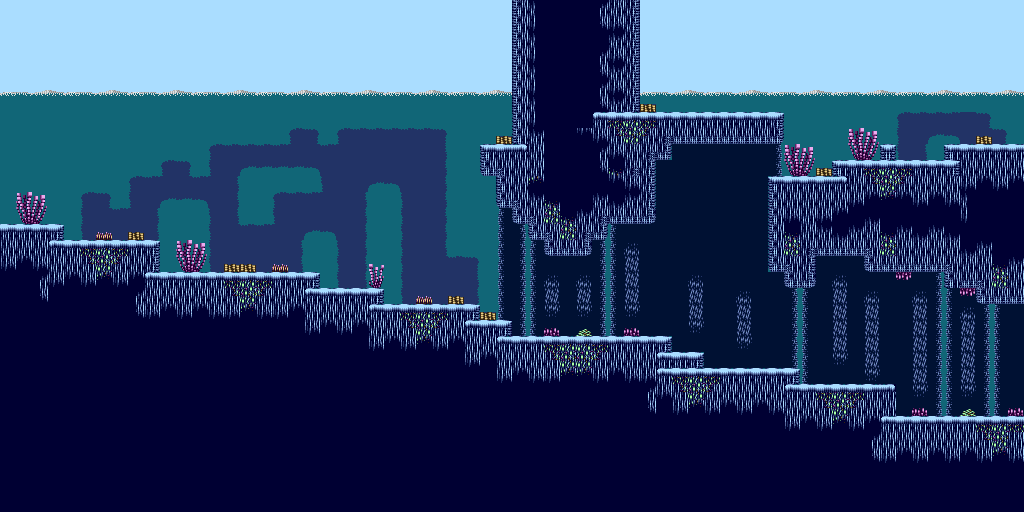

A level layout from a 2D game, rendered from its tile map. Below: a short description, then the map file with tile-grid data replaced by summaries:
An orthogonal 64x32 tile map with 16x16 px tiles, 2 tile layers (layer0, layer1) and 36 objects.

<map version="1.10" tiledversion="1.11.2" orientation="orthogonal" renderorder="right-down" width="64" height="32" tilewidth="16" tileheight="16" infinite="0" nextlayerid="3" nextobjectid="1">
 <properties>
  <property name="priority" type="bool" value="true" />
 </properties>
 <tileset firstgid="1" name="tiles" tilewidth="16" tileheight="16" tilecount="233" columns="16">
  <image source="lr.png" width="256" height="240" />
  <tile id="1">
   <objectgroup draworder="index" id="2">
    <object id="1" x="0" y="0">
     <polygon points="0,0 16,0 16,16 0,16" />
    </object>
   </objectgroup>
  </tile>
  <tile id="2">
   <objectgroup draworder="index" id="2">
    <object id="1" x="0" y="0">
     <polygon points="0,0 16,0 16,16 0,16" />
    </object>
   </objectgroup>
  </tile>
  <tile id="3">
   <objectgroup draworder="index" id="2">
    <object id="1" x="0" y="0">
     <polygon points="0,0 16,0 16,16 0,16" />
    </object>
   </objectgroup>
  </tile>
  <tile id="4">
   <objectgroup draworder="index" id="2">
    <object id="1" x="0" y="0">
     <polygon points="0,0 16,0 16,16 0,16" />
    </object>
   </objectgroup>
  </tile>
  <tile id="5">
   <objectgroup draworder="index" id="2">
    <object id="1" x="0" y="0">
     <polygon points="0,0 16,0 16,16 0,16" />
    </object>
   </objectgroup>
  </tile>
  <tile id="6">
   <objectgroup draworder="index" id="2">
    <object id="1" x="0" y="0">
     <polygon points="0,0 16,0 16,16 0,16" />
    </object>
   </objectgroup>
  </tile>
  <tile id="7">
   <objectgroup draworder="index" id="2">
    <object id="1" x="0" y="0">
     <polygon points="0,0 16,0 16,16 0,16" />
    </object>
   </objectgroup>
  </tile>
  <tile id="8">
   <objectgroup draworder="index" id="2">
    <object id="1" x="0" y="0">
     <polygon points="0,0 16,0 16,16 0,16" />
    </object>
   </objectgroup>
  </tile>
  <tile id="9">
   <objectgroup draworder="index" id="2">
    <object id="1" x="0" y="0">
     <polygon points="0,0 16,0 16,16 0,16" />
    </object>
   </objectgroup>
  </tile>
  <tile id="10">
   <objectgroup draworder="index" id="2">
    <object id="1" x="0" y="0">
     <polygon points="0,0 16,0 16,16 0,16" />
    </object>
   </objectgroup>
  </tile>
  <tile id="12">
   <animation>
    <frame tileid="12" duration="100" />
    <frame tileid="18" duration="100" />
    <frame tileid="18" duration="100" />
    <frame tileid="18" duration="100" />
    <frame tileid="12" duration="100" />
    <frame tileid="12" duration="100" />
   </animation>
  </tile>
  <tile id="13">
   <objectgroup draworder="index" id="2">
    <object id="1" x="0" y="0">
     <polygon points="0,0 16,0 16,16 0,16" />
    </object>
   </objectgroup>
  </tile>
  <tile id="14">
   <objectgroup draworder="index" id="2">
    <object id="1" x="0" y="0">
     <polygon points="0,0 16,0 16,16 0,16" />
    </object>
   </objectgroup>
  </tile>
  <tile id="15">
   <objectgroup draworder="index" id="2">
    <object id="1" x="0" y="0">
     <polygon points="0,0 16,0 16,16 0,16" />
    </object>
   </objectgroup>
   <animation>
    <frame tileid="15" duration="100" />
    <frame tileid="19" duration="100" />
    <frame tileid="22" duration="100" />
    <frame tileid="91" duration="100" />
    <frame tileid="94" duration="100" />
    <frame tileid="97" duration="100" />
   </animation>
  </tile>
  <tile id="16">
   <objectgroup draworder="index" id="2">
    <object id="1" x="0" y="0">
     <polygon points="0,0 16,0 16,16 0,16" />
    </object>
   </objectgroup>
   <animation>
    <frame tileid="16" duration="100" />
    <frame tileid="20" duration="100" />
    <frame tileid="23" duration="100" />
    <frame tileid="92" duration="100" />
    <frame tileid="95" duration="100" />
    <frame tileid="98" duration="100" />
   </animation>
  </tile>
  <tile id="17">
   <objectgroup draworder="index" id="2">
    <object id="1" x="0" y="0">
     <polygon points="0,0 16,0 16,16 0,16" />
    </object>
   </objectgroup>
   <animation>
    <frame tileid="17" duration="100" />
    <frame tileid="21" duration="100" />
    <frame tileid="24" duration="100" />
    <frame tileid="93" duration="100" />
    <frame tileid="96" duration="100" />
    <frame tileid="99" duration="100" />
   </animation>
  </tile>
  <tile id="25">
   <objectgroup draworder="index" id="2">
    <object id="1" x="0" y="0">
     <polygon points="0,0 16,0 16,16 0,16" />
    </object>
   </objectgroup>
  </tile>
  <tile id="26">
   <objectgroup draworder="index" id="2">
    <object id="1" x="0" y="0">
     <polygon points="0,0 16,0 16,16 0,16" />
    </object>
   </objectgroup>
  </tile>
  <tile id="31">
   <objectgroup draworder="index" id="2">
    <object id="1" x="0" y="0">
     <polygon points="0,0 16,0 16,16 0,16" />
    </object>
   </objectgroup>
  </tile>
  <tile id="32">
   <objectgroup draworder="index" id="2">
    <object id="1" x="0" y="0">
     <polygon points="0,0 16,0 16,16 0,16" />
    </object>
   </objectgroup>
   <animation>
    <frame tileid="32" duration="100" />
    <frame tileid="34" duration="100" />
    <frame tileid="36" duration="100" />
    <frame tileid="100" duration="100" />
    <frame tileid="102" duration="100" />
    <frame tileid="104" duration="100" />
   </animation>
  </tile>
  <tile id="33">
   <objectgroup draworder="index" id="2">
    <object id="1" x="0" y="0">
     <polygon points="0,0 16,0 16,16 0,16" />
    </object>
   </objectgroup>
   <animation>
    <frame tileid="33" duration="100" />
    <frame tileid="35" duration="100" />
    <frame tileid="37" duration="100" />
    <frame tileid="101" duration="100" />
    <frame tileid="103" duration="100" />
    <frame tileid="105" duration="100" />
   </animation>
  </tile>
  <tile id="38">
   <objectgroup draworder="index" id="2">
    <object id="1" x="0" y="0">
     <polygon points="0,0 16,0 16,16 0,16" />
    </object>
   </objectgroup>
   <animation>
    <frame tileid="38" duration="100" />
    <frame tileid="47" duration="100" />
    <frame tileid="48" duration="100" />
    <frame tileid="106" duration="100" />
    <frame tileid="109" duration="100" />
    <frame tileid="110" duration="100" />
   </animation>
  </tile>
  <tile id="39">
   <objectgroup draworder="index" id="2">
    <object id="1" x="0" y="0">
     <polygon points="0,0 16,0 16,16 0,16" />
    </object>
   </objectgroup>
  </tile>
  <tile id="40">
   <objectgroup draworder="index" id="2">
    <object id="1" x="0" y="0">
     <polygon points="0,0 16,0 16,16 0,16" />
    </object>
   </objectgroup>
  </tile>
  <tile id="41">
   <objectgroup draworder="index" id="2">
    <object id="1" x="0" y="0">
     <polygon points="0,0 16,0 16,16 0,16" />
    </object>
   </objectgroup>
  </tile>
  <tile id="42">
   <animation>
    <frame tileid="42" duration="100" />
    <frame tileid="42" duration="100" />
    <frame tileid="42" duration="100" />
    <frame tileid="107" duration="100" />
    <frame tileid="107" duration="100" />
    <frame tileid="107" duration="100" />
   </animation>
  </tile>
  <tile id="43">
   <animation>
    <frame tileid="43" duration="100" />
    <frame tileid="43" duration="100" />
    <frame tileid="43" duration="100" />
    <frame tileid="108" duration="100" />
    <frame tileid="108" duration="100" />
    <frame tileid="108" duration="100" />
   </animation>
  </tile>
  <tile id="49">
   <animation>
    <frame tileid="49" duration="100" />
    <frame tileid="58" duration="100" />
    <frame tileid="58" duration="100" />
    <frame tileid="58" duration="100" />
    <frame tileid="49" duration="100" />
    <frame tileid="49" duration="100" />
   </animation>
  </tile>
  <tile id="51">
   <objectgroup draworder="index" id="2">
    <object id="1" x="0" y="0">
     <polygon points="0,0 16,0 16,16 0,16" />
    </object>
   </objectgroup>
  </tile>
  <tile id="52">
   <objectgroup draworder="index" id="2">
    <object id="1" x="0" y="0">
     <polygon points="0,0 16,0 16,16 0,16" />
    </object>
   </objectgroup>
  </tile>
  <tile id="55">
   <animation>
    <frame tileid="55" duration="100" />
    <frame tileid="55" duration="100" />
    <frame tileid="55" duration="100" />
    <frame tileid="111" duration="100" />
    <frame tileid="111" duration="100" />
    <frame tileid="111" duration="100" />
   </animation>
  </tile>
  <tile id="56">
   <animation>
    <frame tileid="56" duration="100" />
    <frame tileid="56" duration="100" />
    <frame tileid="56" duration="100" />
    <frame tileid="112" duration="100" />
    <frame tileid="112" duration="100" />
    <frame tileid="112" duration="100" />
   </animation>
  </tile>
  <tile id="57">
   <objectgroup draworder="index" id="2">
    <object id="1" x="0" y="0">
     <polygon points="0,0 16,0 16,16 0,16" />
    </object>
   </objectgroup>
  </tile>
  <tile id="60">
   <objectgroup draworder="index" id="2">
    <object id="1" x="0" y="0">
     <polygon points="0,0 16,0 16,16 0,16" />
    </object>
   </objectgroup>
  </tile>
  <tile id="61">
   <objectgroup draworder="index" id="2">
    <object id="1" x="0" y="0">
     <polygon points="0,0 16,0 16,16 0,16" />
    </object>
   </objectgroup>
  </tile>
  <tile id="62">
   <objectgroup draworder="index" id="2">
    <object id="1" x="0" y="0">
     <polygon points="0,0 16,0 16,16 0,16" />
    </object>
   </objectgroup>
   <animation>
    <frame tileid="62" duration="100" />
    <frame tileid="67" duration="100" />
    <frame tileid="69" duration="100" />
    <frame tileid="113" duration="100" />
    <frame tileid="115" duration="100" />
    <frame tileid="117" duration="100" />
   </animation>
  </tile>
  <tile id="63">
   <objectgroup draworder="index" id="2">
    <object id="1" x="0" y="0">
     <polygon points="0,0 16,0 16,16 0,16" />
    </object>
   </objectgroup>
  </tile>
  <tile id="64">
   <objectgroup draworder="index" id="2">
    <object id="1" x="0" y="0">
     <polygon points="0,0 16,0 16,16 0,16" />
    </object>
   </objectgroup>
  </tile>
  <tile id="65">
   <objectgroup draworder="index" id="2">
    <object id="1" x="0" y="0">
     <polygon points="0,0 16,0 16,16 0,16" />
    </object>
   </objectgroup>
   <animation>
    <frame tileid="65" duration="100" />
    <frame tileid="68" duration="100" />
    <frame tileid="70" duration="100" />
    <frame tileid="114" duration="100" />
    <frame tileid="116" duration="100" />
    <frame tileid="118" duration="100" />
   </animation>
  </tile>
  <tile id="66">
   <objectgroup draworder="index" id="2">
    <object id="1" x="0" y="0">
     <polygon points="0,0 16,0 16,16 0,16" />
    </object>
   </objectgroup>
  </tile>
  <tile id="72">
   <objectgroup draworder="index" id="2">
    <object id="1" x="0" y="0">
     <polygon points="0,0 16,0 16,16 0,16" />
    </object>
   </objectgroup>
  </tile>
  <tile id="73">
   <objectgroup draworder="index" id="2">
    <object id="1" x="0" y="0">
     <polygon points="0,0 16,0 16,16 0,16" />
    </object>
   </objectgroup>
  </tile>
  <tile id="74">
   <animation>
    <frame tileid="74" duration="100" />
    <frame tileid="80" duration="100" />
    <frame tileid="80" duration="100" />
    <frame tileid="119" duration="100" />
    <frame tileid="123" duration="100" />
    <frame tileid="123" duration="100" />
   </animation>
  </tile>
  <tile id="76">
   <animation>
    <frame tileid="76" duration="100" />
    <frame tileid="76" duration="100" />
    <frame tileid="76" duration="100" />
    <frame tileid="120" duration="100" />
    <frame tileid="120" duration="100" />
    <frame tileid="120" duration="100" />
   </animation>
  </tile>
  <tile id="78">
   <animation>
    <frame tileid="78" duration="100" />
    <frame tileid="78" duration="100" />
    <frame tileid="78" duration="100" />
    <frame tileid="121" duration="100" />
    <frame tileid="121" duration="100" />
    <frame tileid="121" duration="100" />
   </animation>
  </tile>
  <tile id="79">
   <animation>
    <frame tileid="79" duration="100" />
    <frame tileid="79" duration="100" />
    <frame tileid="79" duration="100" />
    <frame tileid="122" duration="100" />
    <frame tileid="122" duration="100" />
    <frame tileid="122" duration="100" />
   </animation>
  </tile>
  <tile id="82">
   <animation>
    <frame tileid="82" duration="100" />
    <frame tileid="82" duration="100" />
    <frame tileid="82" duration="100" />
    <frame tileid="124" duration="100" />
    <frame tileid="124" duration="100" />
    <frame tileid="124" duration="100" />
   </animation>
  </tile>
  <tile id="83">
   <animation>
    <frame tileid="83" duration="100" />
    <frame tileid="89" duration="100" />
    <frame tileid="90" duration="100" />
    <frame tileid="89" duration="100" />
    <frame tileid="83" duration="100" />
    <frame tileid="125" duration="100" />
   </animation>
  </tile>
  <tile id="84">
   <animation>
    <frame tileid="84" duration="500" />
    <frame tileid="86" duration="500" />
   </animation>
  </tile>
  <tile id="85">
   <animation>
    <frame tileid="85" duration="500" />
    <frame tileid="87" duration="500" />
   </animation>
  </tile>
  <tile id="86">
   <animation>
    <frame tileid="86" duration="500" />
    <frame tileid="84" duration="500" />
   </animation>
  </tile>
  <tile id="87">
   <animation>
    <frame tileid="87" duration="500" />
    <frame tileid="85" duration="500" />
   </animation>
  </tile>
 </tileset>
 <layer id="1" name="layer0" width="64" height="32">
  <data>[2048 cells, 2048 non-empty, 66 distinct tile ids]</data>
 </layer>
 <layer id="2" name="layer1" width="64" height="32">
  <properties>
   <property name="priority" type="bool" value="true" />
  </properties>
  <data>[2048 cells, 56 non-empty, 4 distinct tile ids]</data>
 </layer>
</map>
